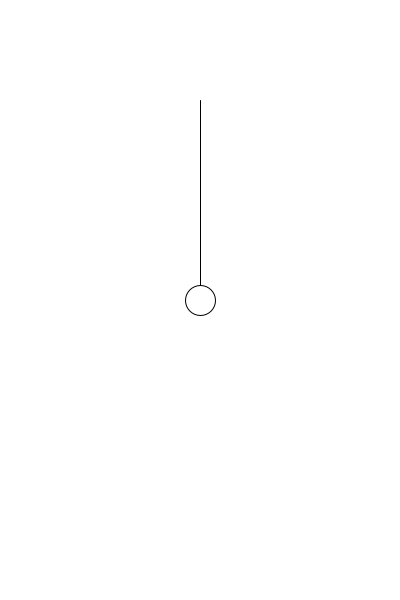
Frame 1 (no input)
Frame 60 (the mouse pressed at the canvas centre just before this capture): identical to frame 1, image omitted
Frame 120 (the mouse held since frame 60 and released just before this capture): identical to frame 1, image omitted

The Processing sketch that drew this single still picture (run headless with seeded random() and noise(); from frame 60 on, the mouse is pressed at the canvas centre):

// Processing sketch: week05_04_pendulum_mouseDragged_x_y
// ── week05_04_pendulum_mouseDragged_x_y.pde
// week05_04_pendulum_mouseDragged_x_y
void setup(){
  size(400,600);
}
float x = 200, y = 300;
void draw(){
  background(255);
  line(200, 100, x, y);
  ellipse(x, y, 30, 30);
}
void mouseDragged(){ // void mouseDragged()
  x = mouseX;
  y = mouseY;
}
